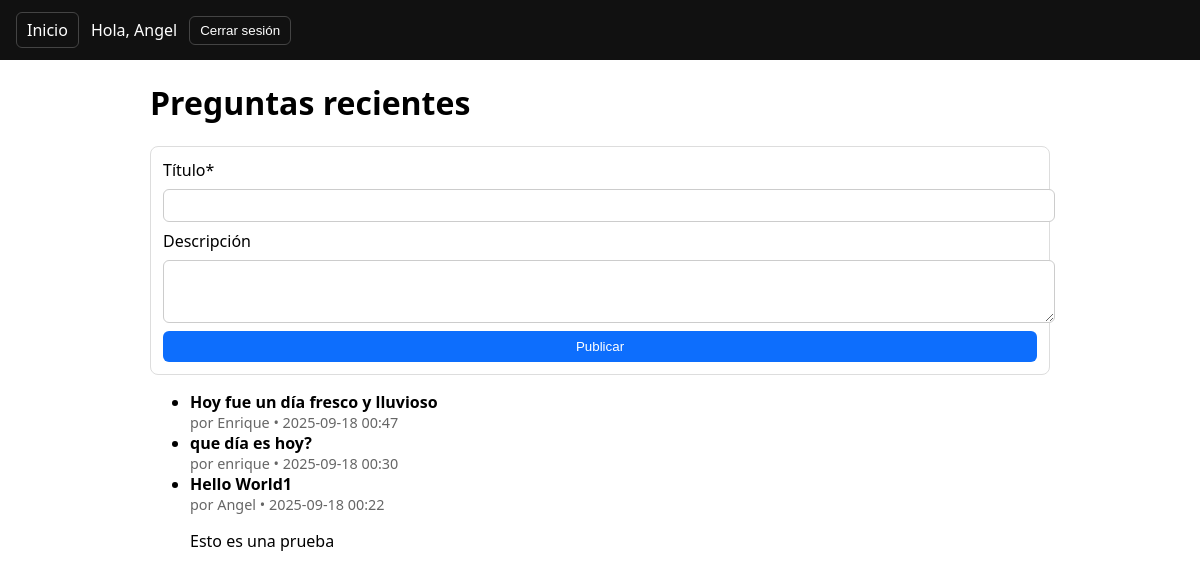
The page /dashboard (signed in) on the database its author committed.
### models.py (models this page shows, shortened)
class User(UserMixin, db.Model):
    id = db.Column(db.Integer, primary_key=True)
    email = db.Column(db.String(180), unique=True, nullable=False)
    name = db.Column(db.String(120), nullable=False)
    password_hash = db.Column(db.String(255), nullable=False)
    role = db.Column(db.String(20), default="standard")  # "standard" | "moderator"
    created_at = db.Column(db.DateTime, default=datetime.utcnow)
    questions = db.relationship("Question", backref="author", lazy=True)

class Question(db.Model):
    id = db.Column(db.Integer, primary_key=True)
    title = db.Column(db.String(200), nullable=False)
    body = db.Column(db.Text, nullable=True)
    created_at = db.Column(db.DateTime, default=datetime.utcnow)
    user_id = db.Column(db.Integer, db.ForeignKey("user.id"), nullable=False)

### main.py (the view)
@main_bp.get("/dashboard")
@login_required
def dashboard():
    questions = Question.query.order_by(Question.created_at.desc()).all()
    return render_template("dashboard.html", questions=questions)

### models.py (called while the page is built)
@login_manager.user_loader
def load_user(user_id):
    return User.query.get(int(user_id))

### templates/dashboard.html
{% extends "base.html" %}
{% block content %}
  <h1>Preguntas recientes</h1>
  <form action="{{ url_for('main.ask') }}" method="post" class="card">
    <label>Título*</label>
    <input type="text" name="title" required>
    <label>Descripción</label>
    <textarea name="body" rows="3"></textarea>
    <button type="submit">Publicar</button>
  </form>
  <ul>
    {% for q in questions %}
      <li>
        <strong>{{ q.title }}</strong>
        <div class="meta">por {{ q.author.name }} • {{ q.created_at.strftime("%Y-%m-%d %H:%M") }}</div>
        {% if q.body %}<p>{{ q.body }}</p>{% endif %}
      </li>
    {% else %}
      <li>No hay preguntas aún.</li>
    {% endfor %}
  </ul>
{% endblock %}

### templates/base.html (shortened to what this page needs)
<!doctype html>
<html lang="es">
  <head>
    <link rel="stylesheet" href="{{ url_for('static', filename='styles.css') }}">
  </head>
  <body>
    <nav class="nav">
      <a href="{{ url_for('main.index') }}">Inicio</a>
      {% if current_user.is_authenticated %}
        <span>Hola, {{ current_user.name }}</span>
        <form action="{{ url_for('auth.logout') }}" method="post" style="display:inline;">
          <button type="submit">Cerrar sesión</button>
        </form>
      {% else %}
        <a href="{{ url_for('auth.login') }}">Iniciar sesión</a>
        <a href="{{ url_for('auth.register') }}">Registrarse</a>
      {% endif %}
    </nav>
    <main class="container">
      {% block content %}{% endblock %}
    </main>
  </body>
</html>

### static/styles.css (style rules this page uses)
body { font-family: system-ui, -apple-system, Segoe UI, Roboto, Arial, sans-serif; margin:0; }
.nav { display:flex; gap:12px; padding:12px 16px; background:#111; color:#fff; align-items:center; }
.nav a, .nav button { color:#fff; text-decoration:none; background:none; border:1px solid #444; padding:6px 10px; border-radius:6px; cursor:pointer; }
.container { max-width:900px; margin: 20px auto; padding: 0 16px; }
.card { border:1px solid #ddd; border-radius:8px; padding:12px; margin:12px 0; display:grid; gap:8px; }
.meta { color:#666; font-size:.9rem; }
input, textarea { width:100%; padding:8px; border:1px solid #ccc; border-radius:6px; }
button { background:#0d6efd; color:#fff; border:none; padding:8px 12px; border-radius:6px; }

### rows shown on the page
User: name "Angel"
Question: title "Hoy fue un día fresco y lluvioso", author.name "Enrique", created_at "2025-09-18 00:47"
Question: title "que día es hoy?", author.name "enrique", created_at "2025-09-18 00:30"
Question: title "Hello World1", author.name "Angel", created_at "2025-09-18 00:22", body "Esto es una prueba"
